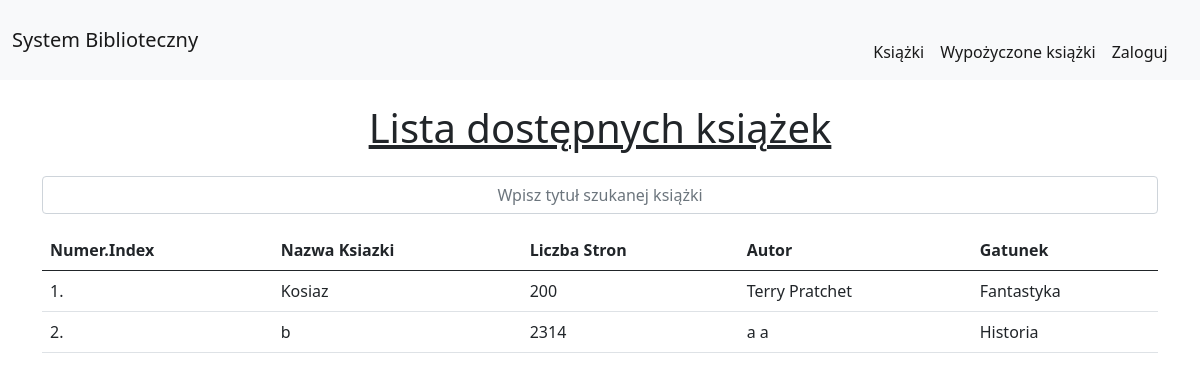
The app's page /, older data.
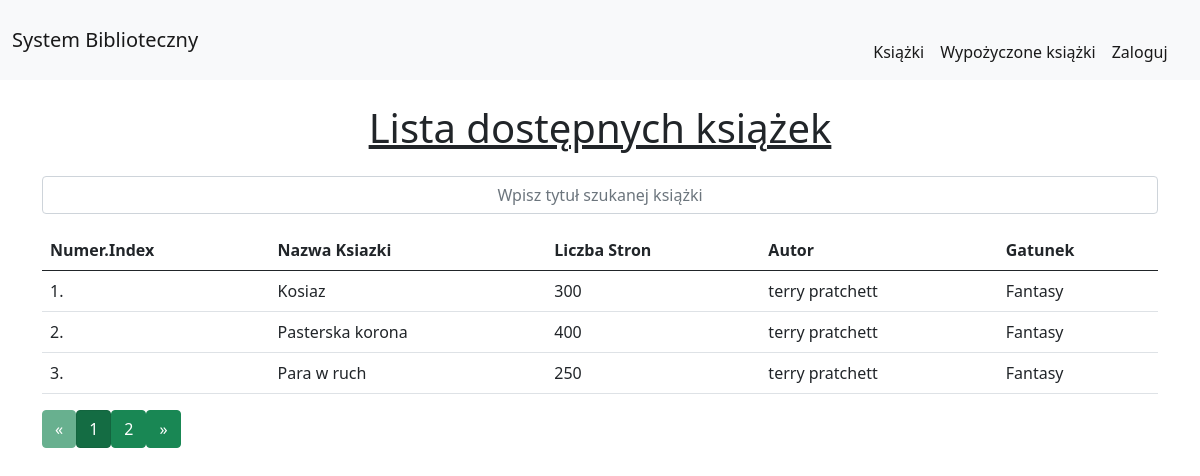
The same page, newer data.
### Biblioteka/models.py (models this page shows, shortened)
class Books(models.Model):
    title = models.CharField(max_length=200)
    pages = models.IntegerField()
    author = models.ForeignKey(Author, on_delete=models.SET_NULL, null=True)
    genre = models.ForeignKey(Genre, on_delete=models.SET_NULL, null=True)
    class Meta:
        ordering = ['author']

class Author(models.Model):
    name = models.CharField(max_length=200)
    surname = models.CharField(max_length=200)
    def __str__(self):
        return str(self.name) + " " + str(self.surname)

class Genre(models.Model):
    name = models.CharField(max_length=200)
    def __str__(self):
        return str(self.name)

### Biblioteka/views.py (the view)
# urls.py: path("", views.index, name="index"),
def index(request):
    books = Books.objects.all()
    values = []
    page = request.GET.get('page', 1)
    paginator = Paginator(books, 3)
    try:
        books = paginator.page(page)
    except PageNotAnInteger:
        books = paginator.page(1)
    except EmptyPage:
        books = paginator.page(paginator.num_pages)
    for book in books:
        ask = Books.objects.filter(title=book.title).values('id')[0]['id']
        check = Borrowed.objects.filter(book=ask)
        check = len(check)
        if check != 0:
            ask = Books.objects.filter(title=book.title).values('id')[0]['id']
            values.append(ask)
    for val in values:
        books = books.exclude(id=val)
    return render(request, "index.html", {'books': books, 'values': values})

### Biblioteka/templates/index.html (shortened to what this page needs)
{% extends 'basic.html' %}
{% load static %}
{% block body %}
<div class="container mt-4">
    <h1 class="text-center"><u>Lista dostępnych książek</u></h1>
    <center><form method = "POST">{% csrf_token %}
        <div class="form-group col-md-12">
            <div class="row mt-4">
                <div class="input-group mb-3">
                    <input type="text" class="form-control text-center" id="searchBook" placeholder="Wpisz tytuł szukanej książki">
                </div>
            </div>
        </div>
    </form>
<div class="app-table">
    <table class="table table-hover">
        <thead>
            <tr>
                <th>Numer.Index</th>
                <th>Nazwa Ksiazki</th>
                <th>Liczba Stron</th>
                <th>Autor</th>
                <th>Gatunek</th>
            </tr>
        </thead>
        <tbody>
            {% for book in books %}
            <tr>
                <td>{{forloop.counter}}.</td>
                <td>{{book.title}}</td>
                <td>{{book.pages}}</td>
                <td>{{book.author}}</td>
                <td>{{book.genre}}</td>
    {% endfor %}
        </tbody>
    </table>
</div>
{% if books.has_other_pages %}
  <ul class="pagination">
    {% if books.has_previous %}
      <li><a href="?page={{ books.previous_page_number }}" class="btn btn-success">&laquo;</a></li>
    {% else %}
      <li class="disabled btn btn-success"><span>&laquo;</span></li>
    {% endif %}
    {% for i in books.paginator.page_range %}
      {% if books.number == i %}
        <li class="active btn btn-success"><span>{{ i }} </span></li>
      {% else %}
        <li><a href="?page={{ i }}" class="btn btn-success">{{ i }}</a></li>
      {% endif %}
    {% endfor %}
    {% if books.has_next %}
      <li><a href="?page={{ books.next_page_number }}" class="btn btn-success">&raquo;</a></li>
    {% else %}
      <li class="disabled btn btn-success"><span>&raquo;</span></li>
    {% endif %}
  </ul>
{% endif %}
</div>
{% endblock %}

### Biblioteka/templates/basic.html (shortened to what this page needs)
<!doctype html>
<html lang="pl">
  <head>
    <link href="https://cdn.jsdelivr.net/npm/bootstrap@5.1.0/dist/css/bootstrap.min.css" rel="stylesheet">
  </head>
  <body>
    <nav class="navbar navbar-expand-lg navbar-expand-sm navbar-light bg-light sticky-top">
        <div class="container-fluid">
          <a class="navbar-brand" href="#">System Biblioteczny</a>
          <div class="" id="navbarSupportedContent">&nbsp;&nbsp;&nbsp;&nbsp;&nbsp;&nbsp;&nbsp;&nbsp;&nbsp;&nbsp;&nbsp;&nbsp;&nbsp;&nbsp;&nbsp;
            <ul class="navbar-nav me-auto mb-2 mb-lg-0">
              <li class="nav-item">
                <a class="nav-link active" aria-current="page" href="/">Książki</a>
              </li>
              <li class="nav-item">
                <a class="nav-link active" href="/view_borowed/">Wypożyczone książki</a>
              </li>
              {% if user.is_authenticated %}
              <li class="nav-item">
                <a class="nav-link active" href="/Logout/">Zalogowany {{user}}</a>
              </li>
              {% else %}
              <li class="nav-item">
                <a class="nav-link active" href="/Login/">Zaloguj</a>
              </li>
              {% endif %}
            </ul>
          </div>
        </div>
      </nav>
      {% block body %}
      {% endblock %}
  </body>
</html>

Row changes from the older to the newer data that the page shows:
changed Books "Kosiaz": pages "200" → "300"; author "Terry Pratchet" → "terry pratchett"; genre "Fantastyka" → "Fantasy"
changed Books: title "b" → "Pasterska korona"; pages "2314" → "400"; author "a a" → "terry pratchett"; genre "Historia" → "Fantasy"
added Books: title "Para w ruch", pages "250", author "terry pratchett", genre "Fantasy"
Text that changed along with them:
new list line: "1"
new list line: "2"
